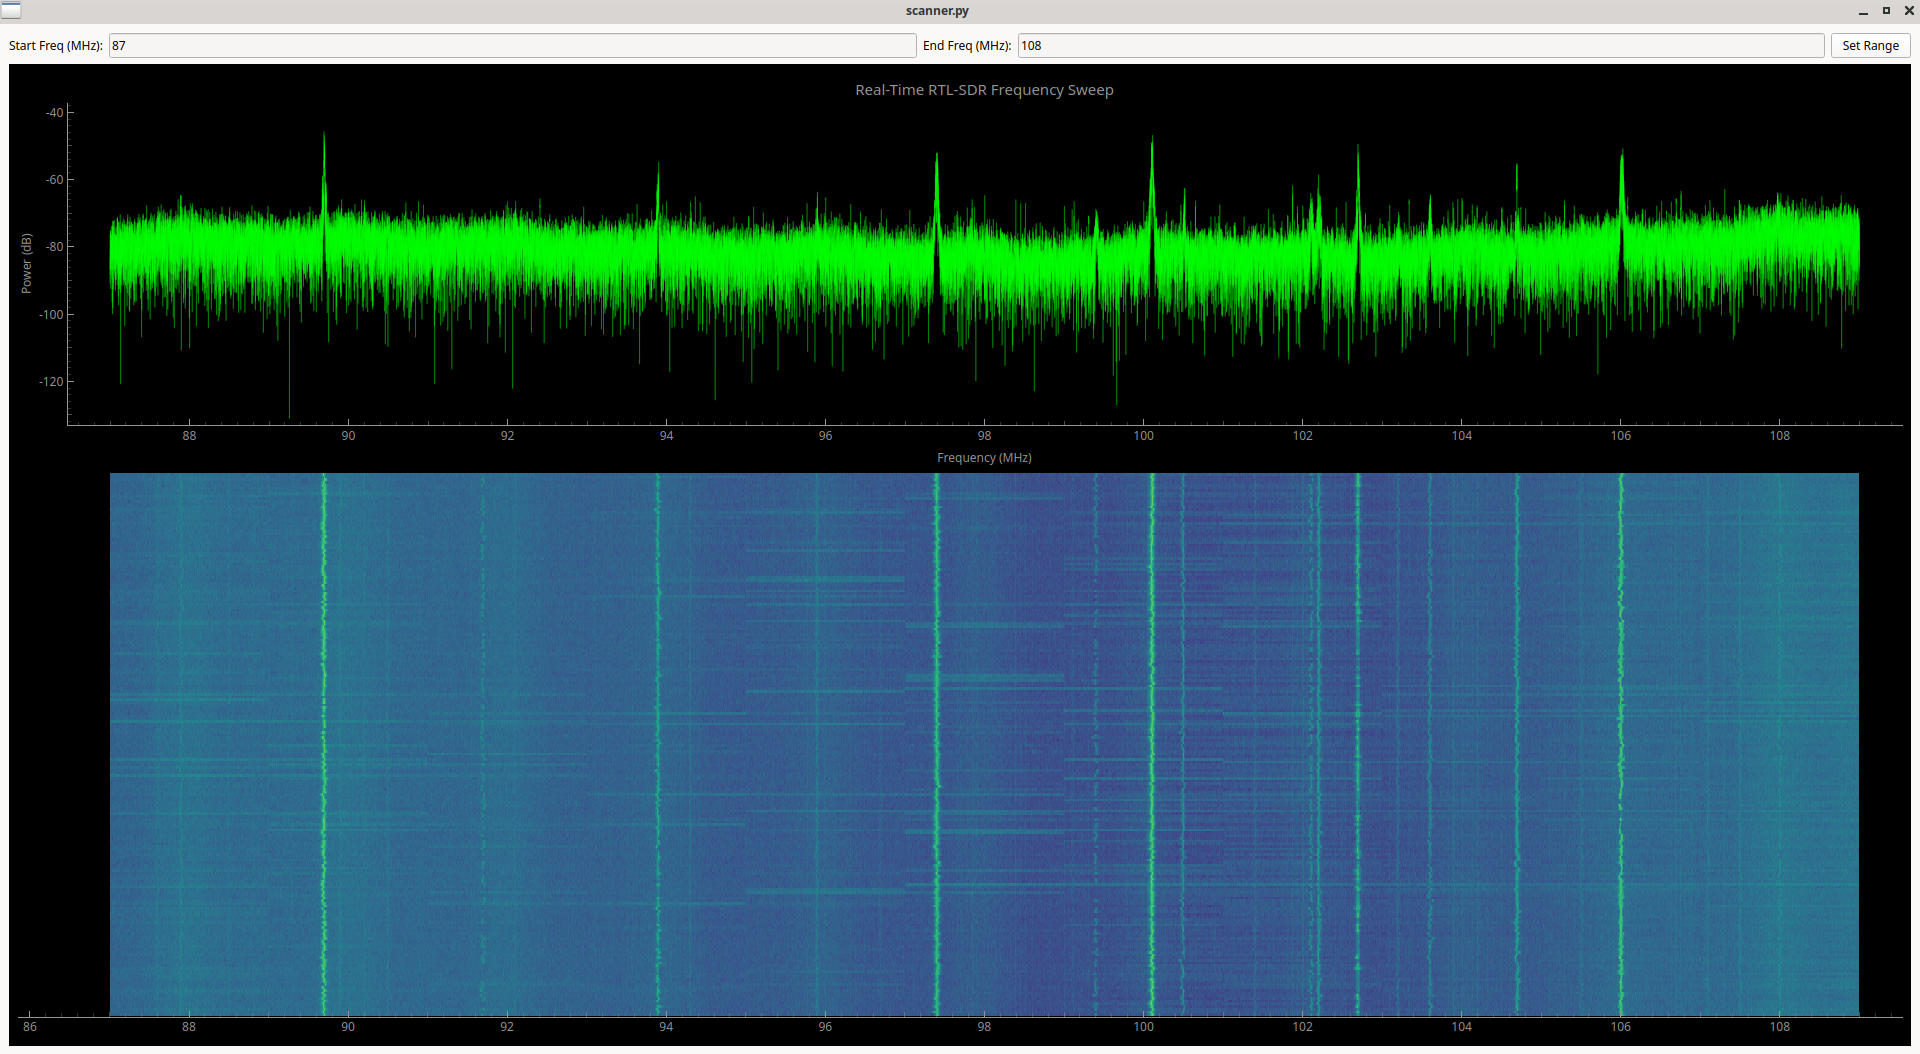

Write the Python code that produced this figure.
#!/usr/bin/env python3

import numpy as np
import pyqtgraph as pg
from pyqtgraph.Qt import QtWidgets, QtCore
from rtlsdr import RtlSdr
import sys
import time

# --- Configuration ---
SAMPLE_RATE_HZ = 3.2e6 
NUM_SAMPLES = 8192      
GAIN_DB = 40            

# --- Calculated / Derived Parameters ---
EFFECTIVE_BW_HZ = 2.0e6 
STEP_FREQ_HZ = EFFECTIVE_BW_HZ 
FFT_RESOLUTION_HZ = SAMPLE_RATE_HZ / NUM_SAMPLES

# Define the desired sweep range
SWEEP_START_HZ = 100.0e6
SWEEP_END_HZ = 120.0e6

# Global SDR Device
SDR_DEVICE = None

pg.setConfigOptions(antialias=True)

# --- SDR Initialization ---

def initialize_sdr():
    """Initializes the SDR device and calculates the center frequencies needed for the sweep."""
    global SDR_DEVICE
    
    try:
        # Initialize the SDR device
        sdr = RtlSdr()
        sdr.sample_rate = SAMPLE_RATE_HZ
        sdr.gain = GAIN_DB
        
        # 1. Determine the list of center frequencies needed for the sweep
        first_center_freq = SWEEP_START_HZ + EFFECTIVE_BW_HZ / 2
        
        center_freqs = np.arange(
            first_center_freq, 
            SWEEP_END_HZ + STEP_FREQ_HZ, 
            STEP_FREQ_HZ
        )
        
        if len(center_freqs) == 0:
            center_freqs = np.array([first_center_freq])

        SDR_DEVICE = sdr
        
        print(f"--- RTL-SDR Device Initialized ---")
        print(f"Sweep Range: {SWEEP_START_HZ/1e6:.1f} MHz to {SWEEP_END_HZ/1e6:.1f}")
        print(f"Total {len(center_freqs)} capture windows needed.")
        
        return sdr, center_freqs
        
    except Exception as e:
        print(f"\n[ERROR] RTL-SDR device not found or error: {e}")
        SDR_DEVICE = None
        return None, None

# --- PyQtGraph Application Class ---

class SDRWorker(QtCore.QObject):
    dataReady = QtCore.Signal(np.ndarray, np.ndarray)
    
    def __init__(self, sdr, center_freqs, start_index, end_index):
        super().__init__()
        self.sdr = sdr
        self.center_freqs = center_freqs 
        self.start_index = start_index
        self.end_index = end_index
        self.running = True
        
        # This variable is shared with the main thread
        self.new_center_freqs = None 

    @QtCore.pyqtSlot()
    def process_sweep(self):
        """Runs continuously in the worker thread."""
        while self.running:
            
            # 1. Check if Main Thread sent new frequencies (Outer Loop Check)
            if self.new_center_freqs is not None:
                self.center_freqs = self.new_center_freqs 
                self.new_center_freqs = None 
                print(f"[Worker] Range updated. Starting sweep...")

            full_freq_axis = []
            full_power_db = []
            
            try:
                for center_freq in self.center_freqs:
                    
                    # 2. INTERRUPT CHECK: 
                    # Check if frequencies changed *during* the sweep
                    if self.new_center_freqs is not None:
                        print("[Worker] Sweep interrupted by user change.")
                        break # Break 'for' loop to restart 'while' loop immediately

                    self.sdr.center_freq = center_freq
                    
                    # Blocking call (safe in worker thread)
                    samples = self.sdr.read_samples(NUM_SAMPLES)
                    
                    # --- Frequency Analysis (FFT) ---
                    # 1. Optional: Apply a Window Function to reduce spectral leakage (Recommended)
                    # This prevents the "noise floor" from looking artificially high due to sharp cutoffs
                    windowed_samples = samples * np.hanning(NUM_SAMPLES)

                    # 2. Calculate FFT
                    spectrum = np.fft.fft(windowed_samples)

                    # 3. CRITICAL FIX: Normalize by the number of samples
                    spectrum = spectrum / NUM_SAMPLES

                    spectrum_shifted = np.fft.fftshift(spectrum)

                    # 4. Calculate Power in dB
                    # We use abs() to get magnitude. 
                    # resulting unit is dBFS (dB relative to Full Scale, where 0 is clipping)
                    power_db = 20 * np.log10(np.abs(spectrum_shifted) + 1e-10)
                    
                    # Create frequency axis
                    freq_offset = np.linspace(-SAMPLE_RATE_HZ/2, SAMPLE_RATE_HZ/2, NUM_SAMPLES)
                    full_window_freq_axis = freq_offset + center_freq
                    
                    # --- Stitching ---
                    power_slice = power_db[self.start_index:self.end_index]
                    freq_slice = full_window_freq_axis[self.start_index:self.end_index]
                    
                    full_power_db.extend(power_slice)
                    full_freq_axis.extend(freq_slice)

                # Only emit data if we weren't interrupted
                if self.new_center_freqs is None:
                    freq_data_mhz = np.array(full_freq_axis) / 1e6
                    power_data_db = np.array(full_power_db)
                    self.dataReady.emit(freq_data_mhz, power_data_db)

                # Small sleep to prevent CPU hogging and allow update checks
                QtCore.QThread.msleep(100) 
                
            except Exception as e:
                print(f"\n[ERROR] Worker Thread Error: {e}")
                self.running = False
                break 


class RealTimeSweepApp(QtWidgets.QMainWindow):

    @QtCore.pyqtSlot()
    def update_sweep_range(self):
        """Reads input fields and directly updates the worker variable."""
        
        try:
            # 1. Read inputs
            new_start_mhz = float(self.start_freq_input.text())
            new_end_mhz = float(self.end_freq_input.text())
            
            new_start_hz = new_start_mhz * 1e6
            new_end_hz = new_end_mhz * 1e6

            if new_start_hz >= new_end_hz:
                QtWidgets.QMessageBox.warning(self, "Error", "Start > End")
                return

            # 2. Recalculate center frequencies
            first_center_freq = new_start_hz + EFFECTIVE_BW_HZ / 2
            
            new_center_freqs = np.arange(
                first_center_freq, 
                new_end_hz + STEP_FREQ_HZ, 
                STEP_FREQ_HZ
            )
            
            if len(new_center_freqs) == 0:
                new_center_freqs = np.array([first_center_freq])
            
            # 3. Update GUI Plot Limits
            self.plot_item.setXRange(new_start_mhz, new_end_mhz, padding=0)
            self.curve.setData([], []) # Clear old trace


            # Reset Waterfall Data
            self.waterfall_plot_item.setXRange(new_start_mhz, new_end_mhz, padding=0)
            # We reset the buffer size variables so they get recreated in the update loop
            self.current_spectrum_width = 0 

            # 4. DIRECT UPDATE: Bypass the Event Loop and set variable directly
            self.worker.new_center_freqs = new_center_freqs
            
        except ValueError:
            QtWidgets.QMessageBox.warning(self, "Input Error", "Please enter valid numbers.")
        except Exception as e:
            print(f"Error during range update: {e}")

    def __init__(self, sdr_device, center_freqs):
        super().__init__()
        
        self.sdr = sdr_device
        self.center_freqs = center_freqs 

        # Calculate stitching indices
        fraction_to_keep = EFFECTIVE_BW_HZ / SAMPLE_RATE_HZ
        samples_to_keep = int(NUM_SAMPLES * fraction_to_keep)
        samples_to_discard = (NUM_SAMPLES - samples_to_keep) // 2
        
        self.start_index = samples_to_discard
        self.end_index = NUM_SAMPLES - samples_to_discard
        
        # --- GUI Setup ---
        main_container = QtWidgets.QWidget()
        self.setCentralWidget(main_container)
        root_layout = QtWidgets.QVBoxLayout(main_container)
        
        # Control Panel
        control_layout = QtWidgets.QHBoxLayout()
        control_layout.addWidget(QtWidgets.QLabel("Start Freq (MHz):"))
        self.start_freq_input = QtWidgets.QLineEdit(f"{SWEEP_START_HZ/1e6:.1f}")
        control_layout.addWidget(self.start_freq_input)
        
        control_layout.addWidget(QtWidgets.QLabel("End Freq (MHz):"))
        self.end_freq_input = QtWidgets.QLineEdit(f"{SWEEP_END_HZ/1e6:.1f}")
        control_layout.addWidget(self.end_freq_input)
        
        self.set_range_button = QtWidgets.QPushButton("Set Range")
        self.set_range_button.clicked.connect(self.update_sweep_range)
        control_layout.addWidget(self.set_range_button)

        root_layout.addLayout(control_layout)
        
        # Plot Widget
        self.central_widget = pg.GraphicsLayoutWidget()
        root_layout.addWidget(self.central_widget) 
        
        # --- TOP PLOT (Spectrum) ---
        self.plot_item = self.central_widget.addPlot(row=0, col=0)
        self.plot_item.setTitle("Real-Time RTL-SDR Frequency Sweep")
        self.plot_item.setLabel('bottom', "Frequency", units='MHz')
        self.plot_item.setLabel('left', "Power", units='dB')
        self.plot_item.setXRange(SWEEP_START_HZ/1e6, SWEEP_END_HZ/1e6, padding=0)
        self.plot_item.setYRange(-90, -40) 

        self.curve = self.plot_item.plot(pen=pg.mkPen(color=(0, 255, 0, 80), width=1))
        
        # --- BOTTOM PLOT (Waterfall) ---
        self.WATERFALL_HEIGHT = 200
        self.current_spectrum_width = 0 

        self.waterfall_plot_item = self.central_widget.addPlot(row=1, col=0)
        self.waterfall_plot_item.setLabel('left', "Time History")
        self.waterfall_plot_item.setXLink(self.plot_item) 
        self.waterfall_plot_item.setYRange(0, self.WATERFALL_HEIGHT, padding=0)
        self.waterfall_plot_item.hideAxis('left') 

        self.waterfall_image = pg.ImageItem()
        self.waterfall_plot_item.addItem(self.waterfall_image)

        # Setup Color Map
        colormap = pg.colormap.get('viridis') 
        self.waterfall_image.setLookupTable(colormap.getLookupTable())
        
        # LEVEL FIX: Map -100 dB (Purple) to 0 dB (Yellow)
        # Adjust these numbers if your signal is still too bright or too dim!
        self.waterfall_image.setLevels([-100, -40]) 

        # Initialize buffer with a very low value (silence)
        self.waterfall_data = np.full((self.WATERFALL_HEIGHT, 10), -100.0)

        # --- THREADING SETUP ---
        self.thread = QtCore.QThread()
        self.worker = SDRWorker(
            sdr=sdr_device, 
            center_freqs=center_freqs, 
            start_index=self.start_index,  
            end_index=self.end_index       
        )

        self.worker.moveToThread(self.thread)
        self.worker.dataReady.connect(self.update_plot_slot)
        self.thread.started.connect(self.worker.process_sweep)
        self.thread.start()
        
    @QtCore.pyqtSlot(np.ndarray, np.ndarray)
    def update_plot_slot(self, freq_data_mhz, power_data_db):
        if len(freq_data_mhz) < 2:
            return

        # 1. Update the spectrum line
        self.curve.setData(freq_data_mhz, power_data_db)

        # --- Update Waterfall Buffer ---
        width = len(power_data_db)
        
        # Resize buffer if the number of samples changed (e.g., range change)
        if self.current_spectrum_width != width:
            self.current_spectrum_width = width
            self.waterfall_data = np.full((self.WATERFALL_HEIGHT, width), -100.0)

        # Scroll up and insert new data
        self.waterfall_data = np.roll(self.waterfall_data, -1, axis=0)
        self.waterfall_data[-1, :] = power_data_db

        # Update the image pixel data
        self.waterfall_image.setImage(self.waterfall_data.T, autoLevels=False)

        # Force the Image to fit the Frequency Axis EXACTLY
        x_start = freq_data_mhz[0]
        x_end = freq_data_mhz[-1]
        width_mhz = x_end - x_start
        
        # This stretches the pixel grid to fill the MHz coordinates
        self.waterfall_image.setRect(QtCore.QRectF(x_start, 0, width_mhz, self.WATERFALL_HEIGHT))

    def closeEvent(self, event):
        self.worker.running = False 
        self.thread.quit()
        self.thread.wait() 
        if self.sdr:
            self.sdr.close()
        super().closeEvent(event)


# --- Main Execution ---
if __name__ == "__main__":
    sdr, center_freqs = initialize_sdr()
    
    if sdr is not None:
        app = QtWidgets.QApplication.instance()
        if not app:
            app = QtWidgets.QApplication(sys.argv)
        
        window = RealTimeSweepApp(sdr, center_freqs)
        window.show()
        
        try:
            sys.exit(app.exec()) 
        except Exception as e:
            print(f"Main loop error: {e}")
